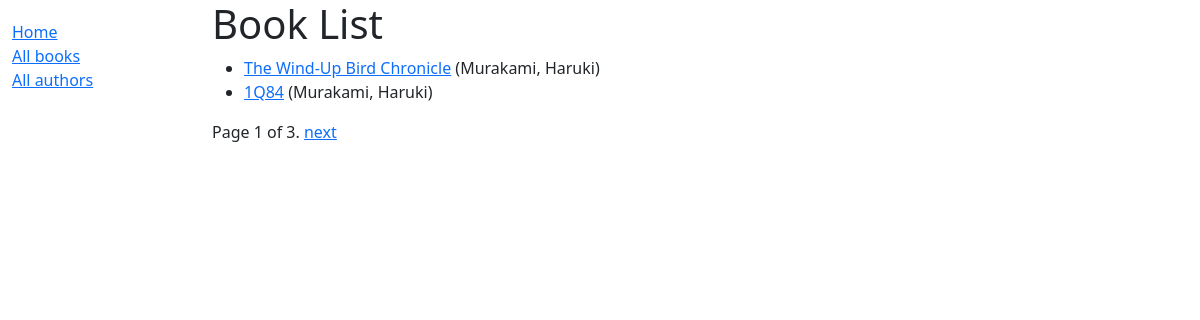
/catalog/books/, run on the app's committed database.
### catalog/models.py (models this page shows, shortened)
class Book(models.Model):
    title = models.CharField(max_length=200)
    author = models.ForeignKey('Author', on_delete=models.SET_NULL, null=True)
    summary = models.TextField(max_length=1000, help_text='Enter a brief description of the book')
    isbn = models.CharField('ISBN', max_length=13, unique=True, help_text='<a href="https://www.isbn-international.org/content/what-isbn">ISBN number</a>')
    genre = models.ManyToManyField(Genre, help_text="Select a genre for this book")
    def get_absolute_url(self):
        return reverse('book-detail', args=[str(self.id)])
    def display_genre(self):
        return ', '.join(genre.name for genre in self.genre.all()[:3])
    display_genre.short_description = 'Genre'

class Author(models.Model):
    first_name = models.CharField(max_length=100)
    last_name = models.CharField(max_length=100)
    date_of_birth = models.DateField(null=True, blank=True)
    date_of_death = models.DateField('Died', null=True, blank=True)
    class Meta:
        ordering = ['last_name', 'first_name']
    def __str__(self) -> str:
        return f'{self.last_name}, {self.first_name}'

### catalog/views.py (the view)
# urls.py: path('books/', views.BookListView.as_view(), name='books'),
class BookListView(generic.ListView):
    model = Book
    paginate_by = 2
    def get_context_data(self, **kwargs):
        context = super(BookListView, self).get_context_data(**kwargs)
        context['some_data'] = 'This is just some data'
        return context

### catalog/templates/catalog/book_list.html
{% extends "base_generic.html" %} {% block content %}
<h1>Book List</h1>
{% if book_list %}
<ul>
  {% for book in book_list %}
  <li>
    <a href="{{ book.get_absolute_url }}">{{ book.title }}</a> ({{book.author}})
  </li>
  {% endfor %}
</ul>
{% else %}
<p>There are no books in the library.</p>
{% endif %} {% endblock %}

### data on the page
Book: title "The Wind-Up Bird Chronicle", author "Murakami, Haruki"
Book: title "1Q84", author "Murakami, Haruki"

### other printed values
{{ page_obj.number }} "1"
{{ page_obj.paginator.num_pages }} "3"
